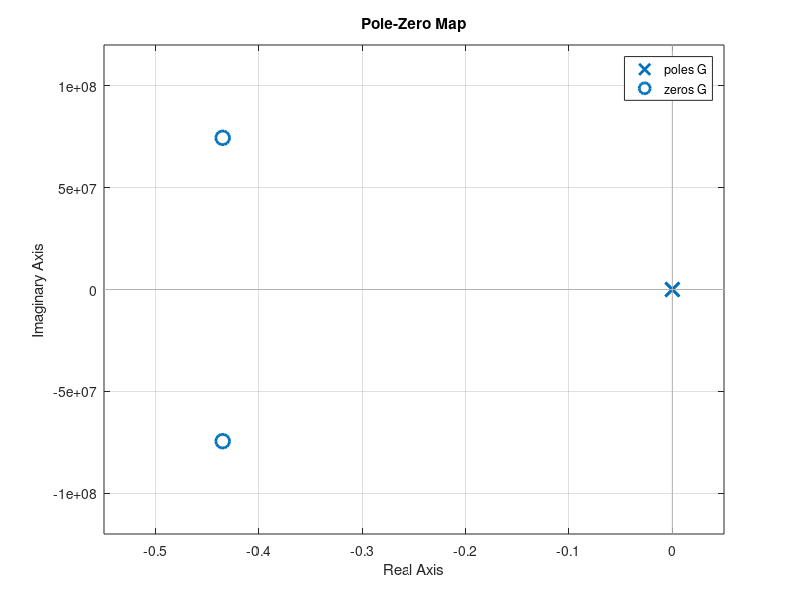
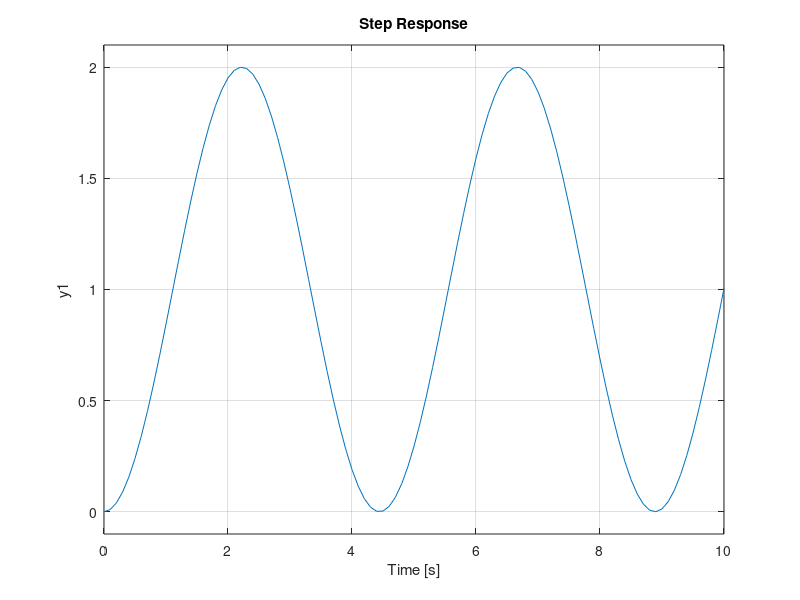

Reproduce these figures in MATLAB, in order.
clear;

n = 2;

k = 1;
M = 0.5;

% matrici
A = [0, 1; -k/M, 0];
B = [0; 1/M];
C = [1, 0];
D = 0;

% FdT
s = tf('s');
G = C * inv(s*eye(n)-A) * B + D;

% poli e zeri
p = pole(G);
z = zero(G);

% show poli e zeri
figure;
pzmap(G);
grid on

% show risposta a gradino nell'intervallo 0:10
figure;
TT = 0:0.1:10;
step(G, TT);